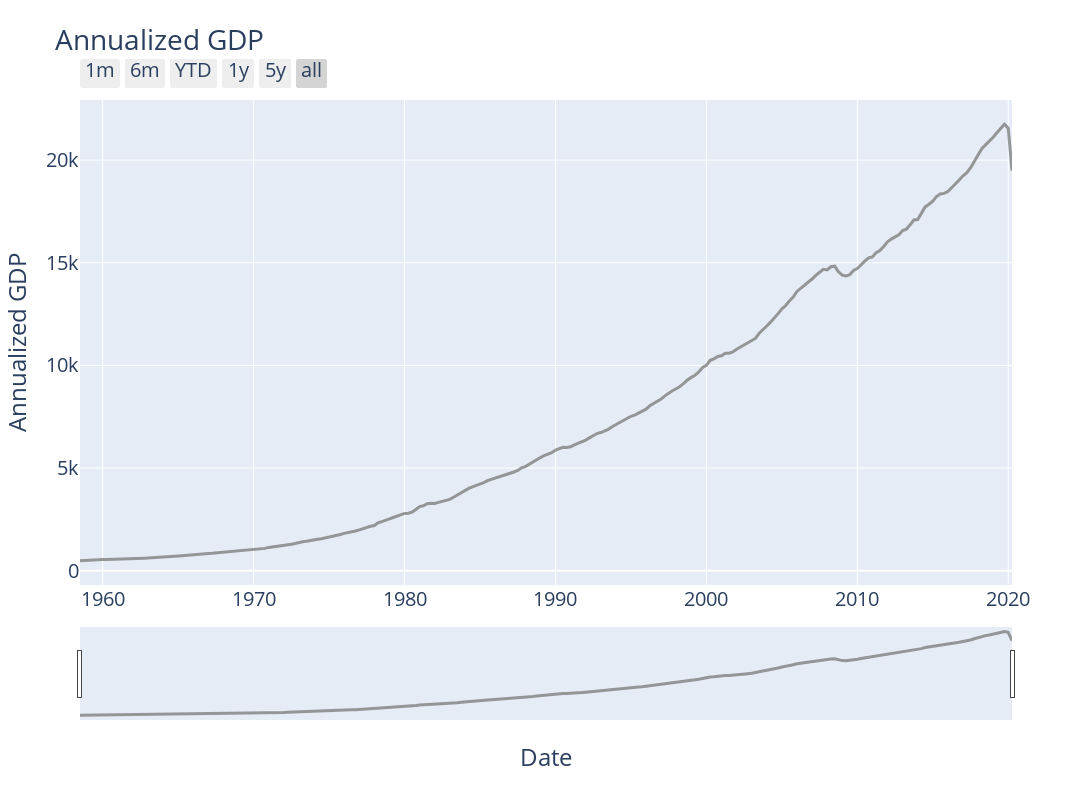

The code cell stored with this chart in its notebook:
### Markdown cell above
# In the following I show a plotly graph of Annualized GDP

### Code cell
t1 = get_FRED_data('GDP',start_date = '1958-09-15',API = FRED_API_KEY)
t1 = t1.to_frame()
t1 = t1.rename(columns={t1.columns[0]: 'GDP'})
plotly_time_series(df_labels = econ_data_labels, df_titles = econ_data_titles, df = t1, font = 1)

### Figure 1 — Plotly figure (JSON) as saved in the notebook; plotly's stock layout.template omitted (floating-point values rounded to 4 significant figures; data arrays with more than 128 entries replaced by an {"elided": "..."} marker saying what was removed)
{"data": [{"line": {"color": "gray", "width": 3}, "name": "GDP", "opacity": 0.8, "text": "GDP", "type": "scatter", "x": {"elided": "248 str values"}, "y": {"elided": "248 float values"}}], "layout": {"font": {"size": 20}, "height": 800, "title": {"text": "Annualized GDP"}, "width": 1400, "xaxis": {"autorange": true, "range": ["1958-07-01", "2020-04-01"], "rangeselector": {"buttons": [{"count": 1, "label": "1m", "step": "month", "stepmode": "backward"}, {"count": 6, "label": "6m", "step": "month", "stepmode": "backward"}, {"count": 1, "label": "YTD", "step": "year", "stepmode": "todate"}, {"count": 1, "label": "1y", "step": "year", "stepmode": "backward"}, {"count": 6, "label": "5y", "step": "year", "stepmode": "backward"}, {"step": "all"}]}, "rangeslider": {"autorange": true, "range": ["1958-07-01", "2020-04-01"], "visible": true, "yaxis": {"_template": null, "rangemode": "match"}}, "showspikes": true, "title": {"text": "Date"}, "type": "date"}, "yaxis": {"autorange": true, "fixedrange": false, "range": [-695.4, 22930.0], "showspikes": true, "title": {"text": "Annualized GDP"}, "type": "linear"}}}
